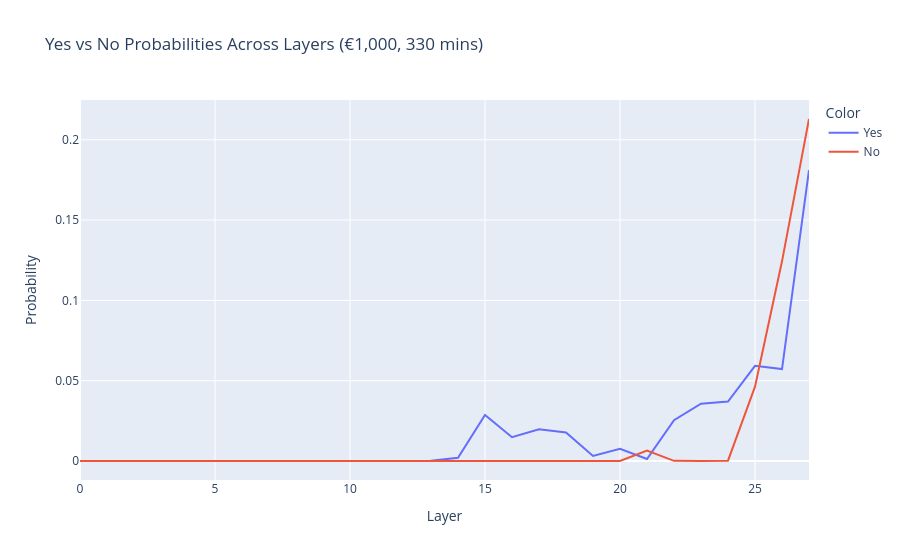

The code cell stored with this chart in its notebook:
### Code cell
# Optional: Show the actual logit values for Yes and No
final_logits = logits[0, -1, :]  # Last position, single batch
yes_logit = final_logits[yes_token].item()
no_logit = final_logits[no_token].item()
print(f"Final Yes logit: {yes_logit:.3f}")
print(f"Final No logit: {no_logit:.3f}")
print(f"Logit difference (Yes - No): {yes_logit - no_logit:.3f}")
print(f"Sum of DLA components: {dla_single.sum().item():.3f}")

# Plot Yes vs No probabilities across layers
yes_probs, no_probs = [], []
layer_numbers = []

for layer in range(model.cfg.n_layers):
    hidden = cache[f"blocks.{layer}.hook_resid_post"][0, -1, :]
    logits_layer = model.unembed(model.ln_final(hidden))
    probs_layer = torch.softmax(logits_layer, dim=-1)
    yes_probs.append(probs_layer[yes_token].item())
    no_probs.append(probs_layer[no_token].item())
    layer_numbers.append(layer)

# Create probability plot using neel_plotly
import numpy as np
prob_data = np.stack([yes_probs, no_probs], axis=0)  # Shape: [2, n_layers]

line(
    prob_data, 
    x=layer_numbers,
    title="Yes vs No Probabilities Across Layers (€1,000, 330 mins)",
    xaxis="Layer", 
    yaxis="Probability",
    line_labels=["Yes", "No"]
)

### Figure 1 — Plotly figure (JSON) as saved in the notebook; plotly's stock layout.template omitted (floating-point values rounded to 4 significant figures)
{"data": [{"hovertemplate": "Color=Yes<br>Layer=%{x}<br>Probability=%{y}<extra></extra>", "legendgroup": "0", "line": {"color": "#636efa", "dash": "solid"}, "marker": {"symbol": "circle"}, "mode": "lines", "name": "Yes", "orientation": "v", "showlegend": true, "type": "scatter", "x": [0, 1, 2, 3, 4, 5, 6, 7, 8, 9, 10, 11, 12, 13, 14, 15, 16, 17, 18, 19, 20, 21, 22, 23, 24, 25, 26, 27], "xaxis": "x", "y": [1.59e-12, 4.95e-08, 8.647e-06, 1.271e-05, 2.397e-05, 5.368e-05, 5.045e-05, 5.049e-05, 1.032e-05, 5.571e-05, 1.381e-05, 5.495e-05, 2.438e-05, 0.0001435, 0.002014, 0.02865, 0.0148, 0.01974, 0.01772, 0.0031, 0.007639, 0.001257, 0.02545, 0.0357, 0.03704, 0.05927, 0.05727, 0.1811], "yaxis": "y"}, {"hovertemplate": "Color=No<br>Layer=%{x}<br>Probability=%{y}<extra></extra>", "legendgroup": "1", "line": {"color": "#EF553B", "dash": "solid"}, "marker": {"symbol": "circle"}, "mode": "lines", "name": "No", "orientation": "v", "showlegend": true, "type": "scatter", "x": [0, 1, 2, 3, 4, 5, 6, 7, 8, 9, 10, 11, 12, 13, 14, 15, 16, 17, 18, 19, 20, 21, 22, 23, 24, 25, 26, 27], "xaxis": "x", "y": [6.354e-14, 9.954e-09, 1.921e-06, 4.694e-06, 3.17e-05, 5.46e-05, 9.964e-06, 8.235e-06, 3.994e-06, 5.749e-06, 8.982e-06, 2.983e-05, 1.587e-05, 3.782e-05, 6.559e-05, 9.55e-05, 2.514e-05, 1.279e-05, 4.618e-05, 2.662e-11, 3.835e-10, 0.006493, 0.0001127, 7.763e-05, 0.0002022, 0.04631, 0.1243, 0.2129], "yaxis": "y"}], "layout": {"legend": {"title": {"text": "Color"}, "tracegroupgap": 0}, "title": {"text": "Yes vs No Probabilities Across Layers (€1,000, 330 mins)"}, "xaxis": {"anchor": "y", "domain": [0, 1], "title": {"text": "Layer"}}, "yaxis": {"anchor": "x", "domain": [0, 1], "title": {"text": "Probability"}}}}
